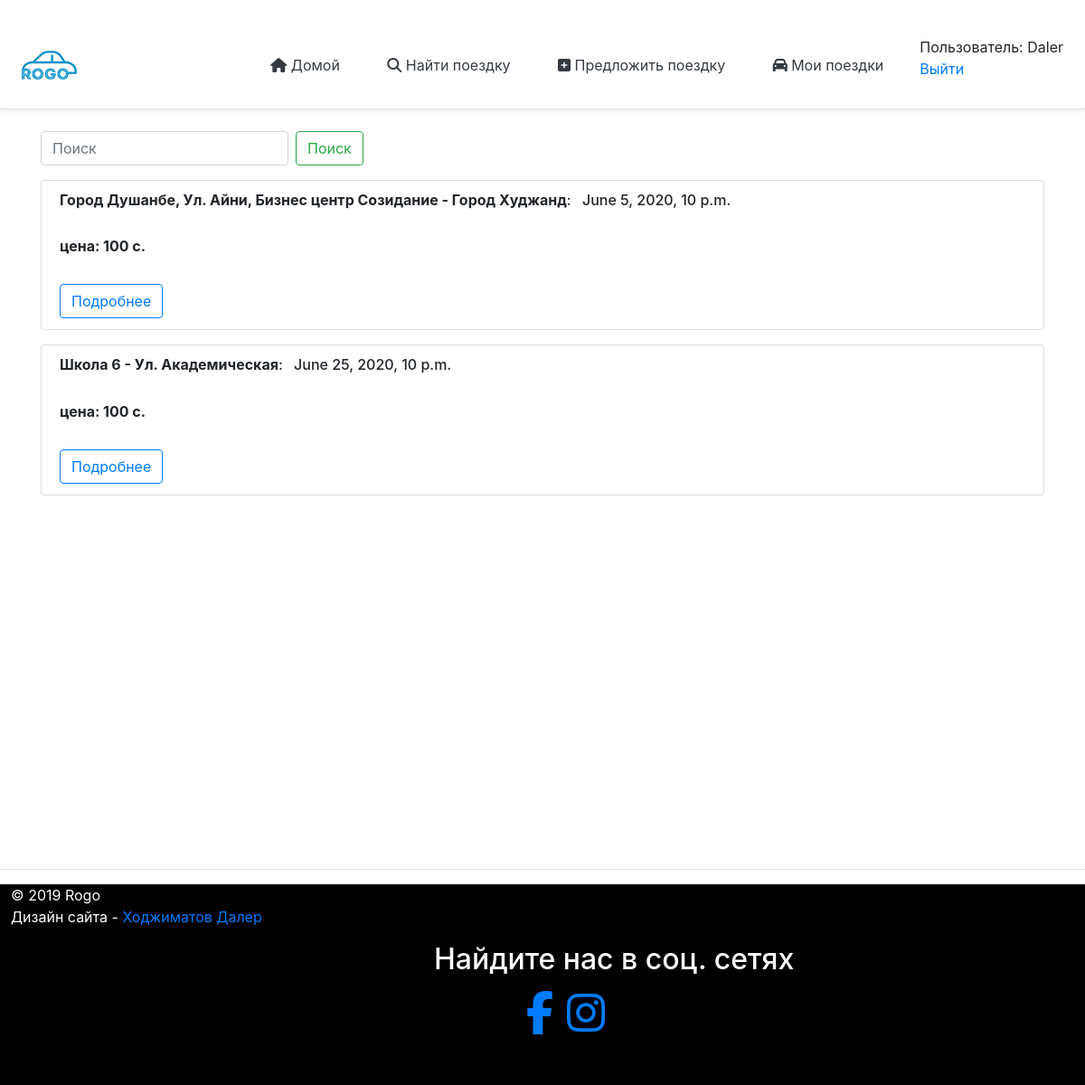
Screenshot of /rides/ (signed in) with the database file from the repository.
### rides/models.py (models this page shows, shortened)
class Rides(models.Model):
    author = models.ForeignKey(User, on_delete = models.CASCADE, verbose_name = 'Создатель поездки', blank = True, null = True)
    date_create = models.DateTimeField(null=True, blank = True, verbose_name = 'Дата создания')
    pick_up_location = models.CharField(max_length=120, verbose_name='Место сбора')
    drop_location = models.CharField(max_length=120, verbose_name='Пункт назначения')
    total_rides = models.IntegerField(verbose_name='Количество пассажиров(мин=1, макс=10)', validators=[MaxValueValidator(10),MinValueValidator(1)])
    date = models.DateField(verbose_name='Дата(дд.мм.гг)')
    time= models.TimeField(verbose_name='Время(ч:м)',auto_now=False, auto_now_add=False, null=True)
    price = models.CharField(max_length=120,verbose_name='Цена (с.)', default='')
    car = models.CharField(max_length=120,default='',verbose_name='Марка авто')
    car_number = models.CharField(max_length=12, verbose_name = 'Номер машины (01 0000 GG)', default = '')
    car_year_issue = models.CharField(max_length=4, verbose_name='Год выпуска машины', default = '')
    phone_number = models.CharField(max_length=15, default='', verbose_name='Номер телефона (используйте в начале код страны)')
    class Meta:
        verbose_name='Поездку' # отображение нужного названия в админ панели при редактировании
        verbose_name_plural='Поездки' # отображенпие нужного названия в панели админа

### rides/views.py (the view)
# urls.py: path('',views.ridesList,name='Home'),
def ridesList(request,*args,**kwargs):
    search_query = request.GET.get('search','')
    fail=False
    if search_query:
        listRides = Rides.objects.filter(Q(drop_location__icontains=search_query) | Q(pick_up_location__icontains=search_query))
    else:
        fail=True
        listRides = Rides.objects.all().order_by('date_create')
    kwargs['list_rides'] = Rides.objects.all().order_by('date_create')
    context={ # через этот словарь можно передавать текст в html
   'listRides':listRides,
   'fail':fail,
    }
    return render(request,'rides/list.html',context)

### rides/templates/rides/list.html
{% extends "rides/index.html" %}
{% block content %}
    <div data-id="block" class="container mt-4" style="height: 100%;">
        <form class="form-inline my-2 my-lg-0">
            <input class="form-control mr-sm-2" type="search" placeholder="Поиск" aria-label="Search" name="search" />
            <button class="btn btn-outline-success my-2 my-sm-0" type="submit">Поиск</button>
        </form>
        {% for i in listRides %}
        <ul class="list-group mt-3">
            <li class="list-group-item">
                <h6><b>{{i.pick_up_location}} - {{i.drop_location}}</b>: <span class="m-2">{{i.date}}, {{i.time}}</span></h6>
                <br />
                <h6><b>цена: {{i.price}} c.</b></h6>
                <br />
                <a class="btn btn-outline-primary" href="/ride/{{i.id}}">Подробнее</a>
            </li>
        </ul>
        {% endfor %}
    </div>
        {% endblock %}

### rides/templates/rides/index.html (shortened to what this page needs)
﻿<html xmlns="http://www.w3.org/1999/xhtml">
<head>
    {% load static %}
    <link rel="stylesheet" href="https://stackpath.bootstrapcdn.com/bootstrap/4.4.1/css/bootstrap.min.css">
    <link href="/docs/4.4/dist/css/bootstrap.min.css" rel="stylesheet">
</head>
<body>
    <main>
        <div class="d-flex flex-column flex-md-row align-items-center p-3 px-md-4 mb-3 bg-white border-bottom shadow-sm">
            <a href="{% url 'index' %}"><img style="max-width: 65%" src="{% static 'mainApp/image/rogo.png' %}" /></a>
            <nav class="my-2 my-md-0 mr-md-3">
                <a class="px-md-4 text-dark" href="{% url 'index' %}"><i class="fas fa-home"></i> Домой</a>
                <a class="px-md-4 text-dark" href="/rides"><i class="fas fa-search"></i> Найти поездку</a>
                <a class="px-md-4 text-dark" href="{% url 'offerRide' %}"><i class="fas fa-plus-square"></i> Предложить поездку</a>
                {% if user.is_authenticated %}
                <a class="px-md-4 text-dark" href="{% url 'myRides' %}"><i class="fas fa-car"></i> Мои поездки</a>
                {% endif %}
            </nav>
            {% block sidebar %}
            <ul class="sidebar-nav">
                {% if user.is_authenticated %}
                <li>Пользователь: {{ user.get_username }}</li>
                <li><a href="{% url 'logout'%}?next={{request.path}}">Выйти</a></li>
                {% else %}
                <li><a class="btn btn-outline-primary" href="{% url 'login'%}?next={{request.path}}">Войти</a></li>
                {% url 'register' as url_register %}
                <li><a class="btn btn-outline-primary" href="{% url 'register' %}">Регистрация</a></li>
                {% endif %}
            </ul>
            {% endblock %}
        </div>
        {% if user.is_authenticated %}
        {% block content %}
        {% endblock %}
        {% else %}
        <h1 class="alert" style="height:50%; position:center;">Авторизуйтесь, чтобы увидеть содержимое страницы!</h1>
        {% endif %}
        <hr class="featurette-divider">
        <footer style="background-color: black; color: white; max-width:100%; padding-bottom: 40px; bottom: 0;box-sizing: border-box; width:100%;">
            <p style="padding-left:1%">
                © 2019 Rogo
                <br />
                Дизайн сайта - <a style="text-decoration: none;" href="https://www.instagram.com/daler_hojimatov/?hl=ru">Ходжиматов Далер</a>
            </p>
            <div style="margin-left:40%; max-width:50%;">
                <p class="float-center"><h2><span>Найдите нас в соц. сетях</span></h2></p>
                <ul style="margin-left: 17%">
                    <li style="float:left;"><a target="_blank" href="https://www.facebook.com/rogo.tj"><i class="fa fa-3x fa-facebook"></i></a></li>
                    <li><a style="margin-left: 15px;" target="_blank" href="https://www.instagram.com/rogo.tj/"><i class="fa fa-3x fa-instagram"></i></a></li>
                </ul>
            </div>
        </footer>
    </main>
</body>
</html>

### rides/templates/rides/index.html (style rules this page uses)
li { list-style-type: none; }
ul { margin-left: 0; padding-left: 0; }

### rows the page displays
Rides: pick_up_location "Город Душанбе, Ул. Айни, Бизнес центр Созидание", drop_location "Город Худжанд", date "June 5, 2020", time "10 p.m.", price "100"
Rides: pick_up_location "Школа 6", drop_location "Ул. Академическая", date "June 25, 2020", time "10 p.m.", price "100"

### other values shown
{{ user.get_username }} "Daler"
